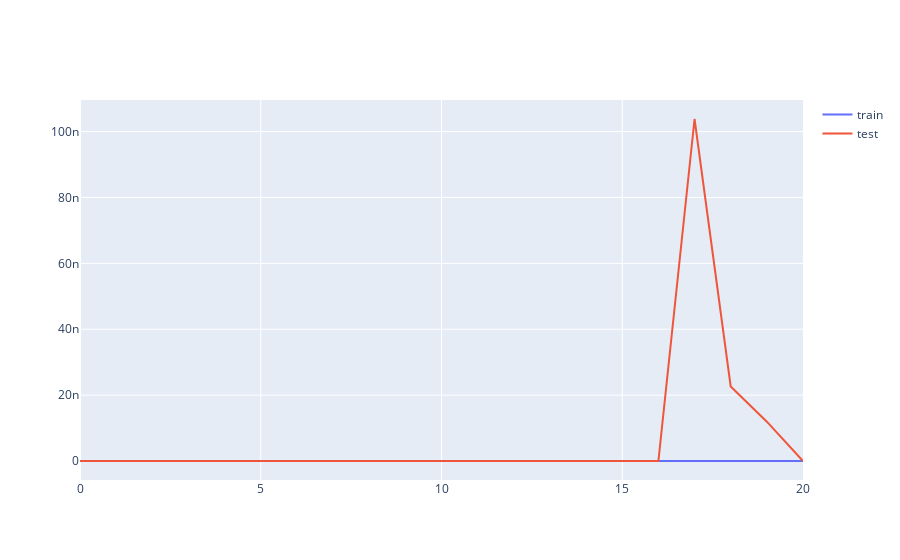
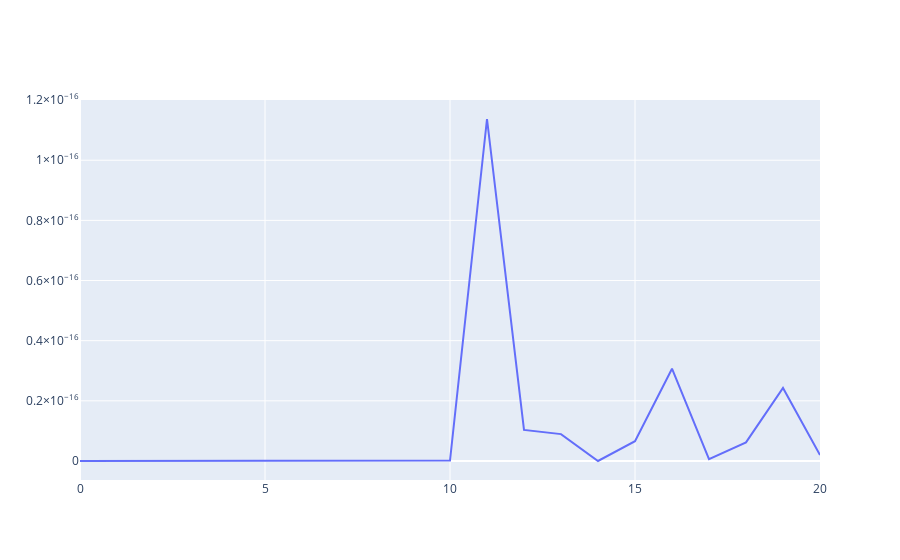

Notebook code for these charts, in order:
### Code cell
plot_train_vs_test_curves(x,y)

### Figure 1 — Plotly figure (JSON) as saved in the notebook; plotly's stock layout.template omitted (floating-point values rounded to 4 significant figures)
{"data": [{"mode": "lines", "name": "train", "type": "scatter", "x": [0, 1, 2, 3, 4, 5, 6, 7, 8, 9, 10, 11, 12, 13, 14, 15, 16, 17, 18, 19, 20], "y": [6.201e-35, 1.892e-32, 7.581e-32, 1.742e-31, 1.337e-28, 1.059e-28, 1.465e-28, 2.939e-24, 1.336e-22, 1.074e-21, 1.545e-19, 1.137e-16, 1.035e-17, 8.935e-18, 1.716e-20, 6.569e-18, 3.067e-17, 6.49e-19, 6.178e-18, 2.428e-17, 2.002e-18]}, {"mode": "lines", "name": "test", "type": "scatter", "x": [0, 1, 2, 3, 4, 5, 6, 7, 8, 9, 10, 11, 12, 13, 14, 15, 16, 17, 18, 19, 20], "y": [7.059e-35, 3.28e-32, 1.929e-31, 3.124e-31, 1.775e-28, 4.335e-27, 1.591e-26, 8.574e-23, 8.253e-20, 3.852e-20, 1.061e-16, 5.966e-15, 2.186e-14, 7.931e-17, 5.927e-15, 5.709e-12, 2.558e-12, 1.038e-07, 2.264e-08, 1.194e-08, 5.076e-13]}], "layout": {"autosize": true, "xaxis": {"autorange": true, "range": [0, 20], "type": "linear"}, "yaxis": {"autorange": true, "range": [-5.768e-09, 1.096e-07], "type": "linear"}}}

### Figure 2 — Plotly figure (JSON) as saved in the notebook; plotly's stock layout.template omitted (floating-point values rounded to 4 significant figures)
{"data": [{"mode": "lines", "name": "train", "type": "scatter", "x": [0, 1, 2, 3, 4, 5, 6, 7, 8, 9, 10, 11, 12, 13, 14, 15, 16, 17, 18, 19, 20], "y": [6.201e-35, 1.892e-32, 7.581e-32, 1.742e-31, 1.337e-28, 1.059e-28, 1.465e-28, 2.939e-24, 1.336e-22, 1.074e-21, 1.545e-19, 1.137e-16, 1.035e-17, 8.935e-18, 1.716e-20, 6.569e-18, 3.067e-17, 6.49e-19, 6.178e-18, 2.428e-17, 2.002e-18]}], "layout": {"autosize": true, "xaxis": {"autorange": true, "range": [0, 20], "type": "linear"}, "yaxis": {"autorange": true, "range": [-6.317e-18, 1.2e-16], "type": "linear"}}}
